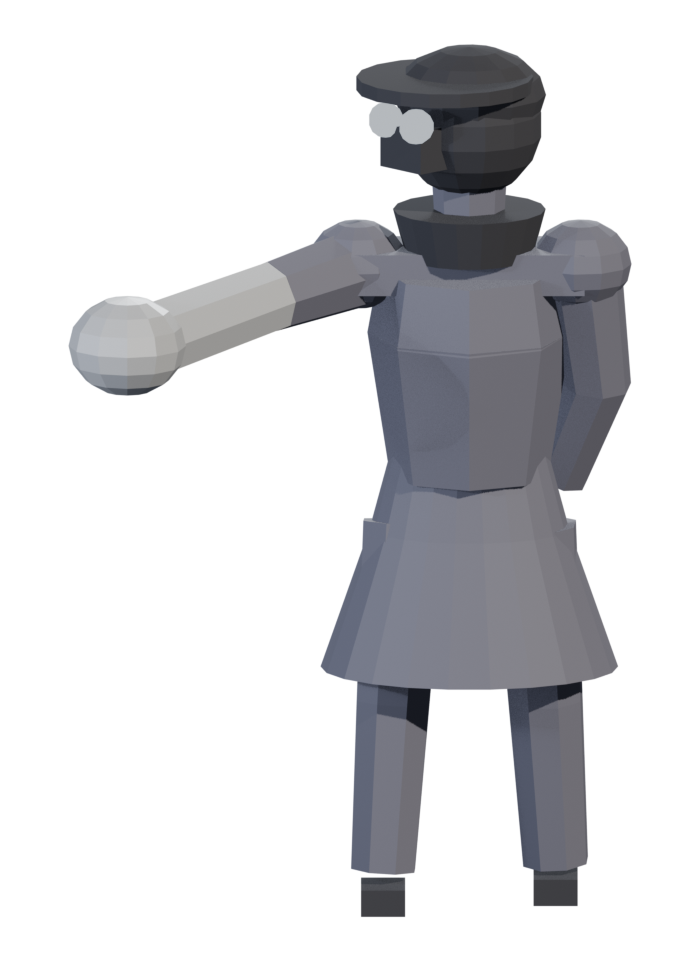
#> input picture renders/art/minibosses/_ol_back4/front.png, 700 x 980 px, found by its file name
$ python _ol_backsheet.py
#> lines starting #> are read from the running program, lines starting #| are printed output that depends on the picture; after the words box and inside, x2 and y2 are one past the last pixel; in counts of white or black regions, pixels touching at a corner belong together
"""_ol_backsheet.py - DOES THE OVERLOOKER HAVE A FACING? THE PICTURE, AND THE
ONE NUMBER THAT IS ALLOWED TO SUPPORT IT.

Built for the team lead's 16:58 row of 25 Nov: the back view at the same 160 px
/ 360p rung as _ol_rung_ab.py, in colour AND as pure silhouette, so the facing
can be judged at the resolution the player sees instead of at 700 px where a
turned head is obvious.

THE TEST IS A DIFFERENCE BETWEEN TWO PICTURES, NOT A METRIC OVER ONE.
A body with no facing reads THE SAME from front and back - that is the Beadle
fault in one sentence. A back view is, for a front/back-symmetric body, just
the front view MIRRORED IN X. So the number here is the IoU of the front
silhouette against the BACK SILHOUETTE MIRRORED, both normalised to their own
bounding box at the rung:

    IoU near 1.0  -> the outline carries NO facing. Whatever facing the body
                     has lives in shading or in a cue the outline loses, and
                     must be claimed on the colour row only.
    IoU well under -> the outline itself differs, and the figure can be told
                     front from back as a shape.

It is reported WITH the raw front-vs-back IoU (unmirrored) so neither can be
quietly swapped for the other, and the panels are drawn either way so the eye
gets the last word. THE NUMBER IS THE SUSPECT AND THE PICTURE IS THE EVIDENCE.

RED ON EMPTY and RED ON CLIPPED, same as _ol_rung_ab.py: a rung mask with no
pixels reads green and means nothing, and a clipped figure is not a blank one.
"""
import os
import sys
import numpy as np
from PIL import Image, ImageDraw

W5 = os.path.expanduser("~/mnt/bellmire-art")
SRC = os.path.join(W5, "renders", "art", "minibosses", "_ol_back4")
OUT = os.path.join(W5, "renders", "art", "minibosses", "_ol_back_facing.png")
VIEWS = ["front", "side", "back"]
PANE = (0.045, 0.05, 0.065)
RUNG = 160
A_EPS = 2.0 / 255.0


def load(p):
    return np.asarray(Image.open(p).convert("RGBA"), np.float32) / 255.0


def over(a):
    al = a[:, :, 3:4]
    return a[:, :, :3] * al + np.array(PANE, np.float32) * (1.0 - al)


def rung(a):
    h = int(round(a.shape[0] * RUNG / float(a.shape[1])))
    im = Image.fromarray((np.clip(a, 0, 1) * 255).astype(np.uint8), "RGBA")
    return np.asarray(im.resize((RUNG, h), Image.BOX), np.float32) / 255.0


def panel(img, scale):
    return img.resize((img.width * scale, img.height * scale), Image.NEAREST)


fails, cells, masks = [], {}, {}
for v in VIEWS:
    p = os.path.join(SRC, v + ".png")
    if not os.path.exists(p):
        fails.append("MISSING %s" % p)
        continue
    A = load(p)
    al = A[:, :, 3]
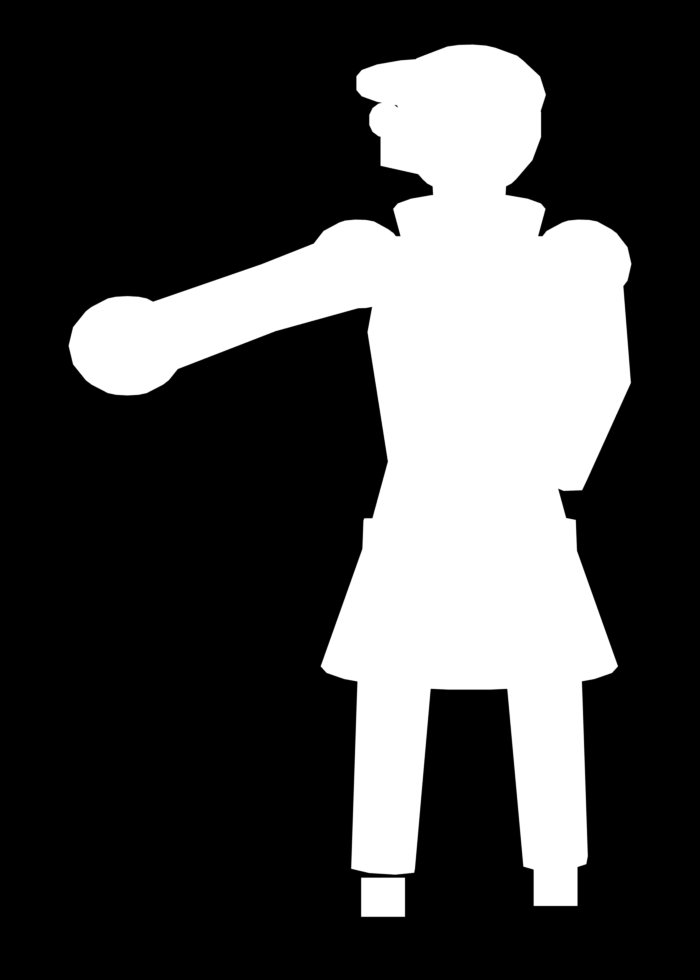
#> al: shape (980, 700) float32; min 0, max 1, mean 0.278
    if not (al > A_EPS).any():
        fails.append("RED %s: full-res frame is BLANK" % v)
        continue
    edge = max(al[0, :].max(), al[-1, :].max(), al[:, 0].max(), al[:, -1].max())
#> edge = 0
    if edge > A_EPS:
        fails.append("RED %s: body touches the frame border (a=%.3f)" % (v, edge))
    R = rung(A)
#> in rung, im is the input picture: PIL image 700x980 RGBA; mean R, G, B, A 31, 31.3, 33.8, 70.8
    rl = R[:, :, 3]
    if not (rl > A_EPS).any():
        fails.append("RED %s: rung mask is EMPTY - the body does not survive "
                     "160 px at all" % v)
        continue
    ys, xs = np.where(rl > A_EPS)
#> ys = 10430 values from 10 to 209; xs = 10430 values, max 144 at index 2098, min 15 at index 3932, mean 101.1
    y0, y1, x0, x1 = ys.min(), ys.max() + 1, xs.min(), xs.max() + 1
#> y0 = 10; y1 = 210; x0 = 15; x1 = 145
    col = over(R[y0:y1, x0:x1])
#> in over, `al = a[:, :, 3:4]`:
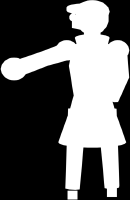
#> al: shape (200, 130, 1) float32; min 0, max 1, mean 0.383
#> in over, `return a[:, :, :3] * al + np.array(PANE, np.float32) * (1.0 - al)`:
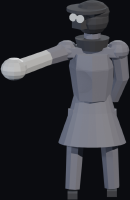
#> returned value: shape (200, 130, 3) float32; mean of channels 0, 1, 2 0.191, 0.196, 0.218; drawn as R, G, B
    m = rl[y0:y1, x0:x1] > 0.5
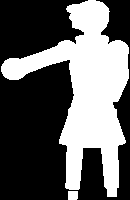
#> m: shape (200, 130) bool; 38.3% white; 2 white regions, box (x1, y1, x2, y2) and area: (1, 0, 129, 197) 9868, (68, 191, 78, 200) 89
    masks[v] = m
    sil = np.repeat(m[:, :, None], 3, axis=2)
    sil = sil * np.array((0.93, 0.93, 0.95), np.float32) + \
        (~sil.astype(bool)) * np.array(PANE, np.float32)
    cells[(v, "col")] = Image.fromarray((col * 255).astype(np.uint8))
    cells[(v, "sil")] = Image.fromarray((sil * 255).astype(np.uint8))
    print("[rung] %-6s bbox %dx%d  opaque_px %d  border %.3f"
          % (v, x1 - x0, y1 - y0, int(m.sum()), edge))
#| [rung] front  bbox 130x200  opaque_px 9957  border 0.000

if fails:
    for f in fails:
        print(f)
    if any(f.startswith("RED") or "MISSING" in f for f in fails):
#> (the run stopped early here; a loop or call above may not have finished)
